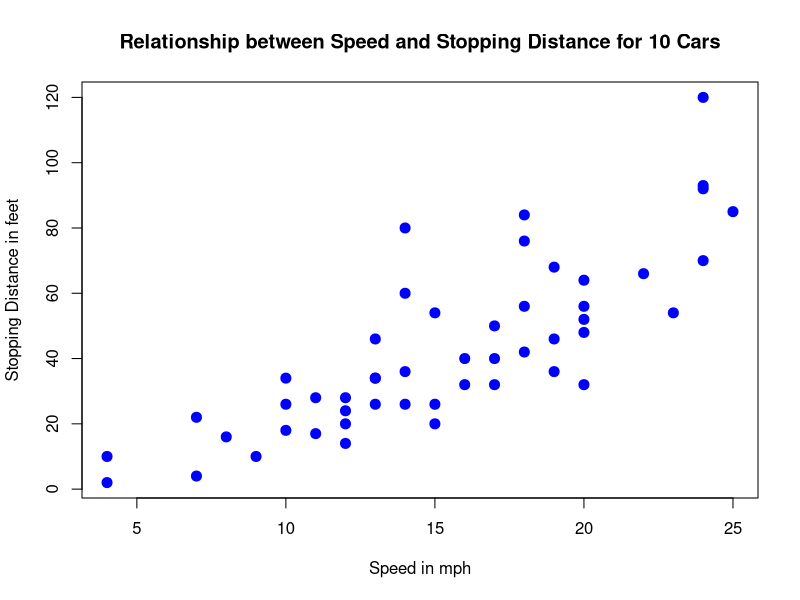

Write the R code that produced this figure.
cars
?cars
summary(cars)
plot(cars, col="blue", pch=20, cex=2, main="Relationship between Speed and Stopping Distance for 10 Cars", xlab="Speed in mph", ylab="Stopping Distance in feet")
set.seed(1)   #generates random numbers, gives same set of numbers (Set seed every time if we need same number)
sample(3)

mt <- matrix(1:10, ncol = 5)
mt
scale(mt, center=TRUE, scale=FALSE)

set.seed(2)   #Works like random_state from python
speed.c <- scale(cars$speed, center=TRUE, scale=FALSE)
mod1 <- lm(formula=dist ~ speed.c, data=cars)
mod1
summary(mod1)